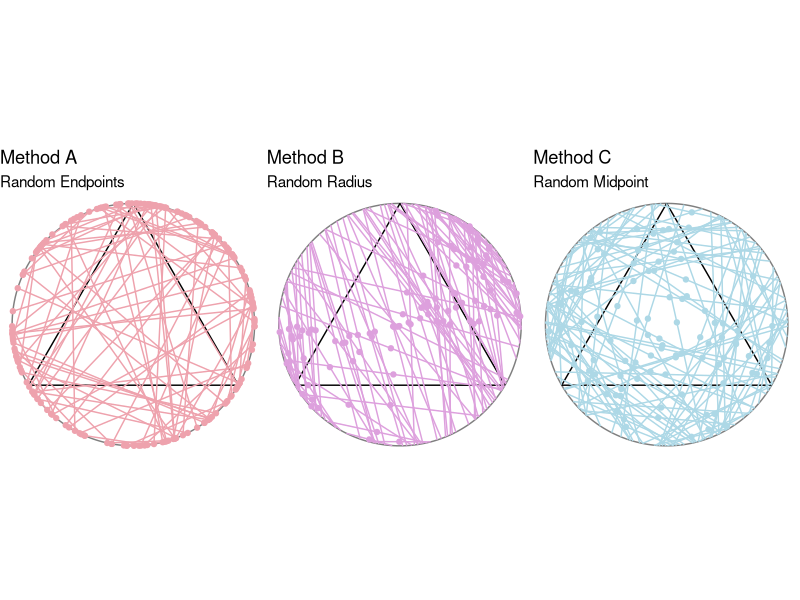

Here is the R script that generated this plot:
# Instruction to students: You may clear the code in this file and replace it
# with your own.

library(tidyverse)
library(ggforce)
library(patchwork)
theme_set(theme_void())


# Draw a random chord in a unit circle centred at origin -----------------------

# Coordinates of equilateral triangle
eqtri_df <- tibble(
  x    = c(0, sqrt(3) / 2, -sqrt(3) / 2),
  y    = c(1, -0.5, -0.5),
  xend = c(sqrt(3) / 2, -sqrt(3) / 2, 0),
  yend = c(-0.5, -0.5, 1)
)

# Coordinates of random chord
x0 = 0
y0 = 0
r = 1
n = 100

# Side of triangle
l = sqrt(3)

# Method A

angle_ep1 = 2*pi*runif(n)
angle_ep2 = 2*pi*runif(n)

# Endpoint coordinates
x1 = x0 + r*cos(angle_ep1)
y1 = y0 + r*sin(angle_ep1)

x2 = x0 + r*cos(angle_ep2)
y2 = y0 + r*sin(angle_ep2)


MethodA_df <- tibble(
  x    = x1,
  y    = y1,
  xend = x2,
  yend = y2,
  chord = sqrt((xend - x)^2 + (yend - y)^2 )
)

# Plot
p1 <- ggplot() +
  ggforce::geom_circle(aes(x0 = 0, y0 = 0, r = 1), col = "gray50") +
  geom_segment(data = eqtri_df, aes(x = x, y = y, xend = xend, yend = yend)) + 
  geom_point(data = MethodA_df, aes(x = x1, y = y1), col = "lightpink2") +
  geom_point(data = MethodA_df, aes(x = x2, y = y2), col = "lightpink2") +
  geom_segment(data = MethodA_df, aes(x = x, y = y, xend = xend, yend = yend), col = "lightpink2") +
  coord_equal() +
  labs(title = "Method A", subtitle = paste("Random Endpoints"))

# Probability
MethodA_count <- count(MethodA_df, chord > l)
MethodA_prob = MethodA_count[2,2] / n



# Method B
angle_rd = 2*pi*runif(n)
u = r*runif(n)
v = sqrt(r^2 - u^2)

# Endpoint coordinates
x3 = u*cos(angle_rd) + v*sin(angle_rd)
y3 = u*sin(angle_rd) - v*cos(angle_rd)

x4 = v*sin(angle_rd) - u*cos(angle_rd)
y4 = u*sin(angle_rd) + v*cos(angle_rd)

# Point on radius
rx = (x3 + x4) / 2
ry = (y3 + y4) / 2

MethodB_df <- tibble(
  rx   = rx,
  ry   = ry,
  x    = x3,
  y    = y3,
  xend = x4,
  yend = y4
)

p2 <- ggplot() +
  ggforce::geom_circle(aes(x0 = 0, y0 = 0, r = 1), col = "gray50") +
  geom_segment(data = eqtri_df, aes(x = x, y = y, xend = xend, yend = yend)) +
  geom_point(data = MethodB_df, aes(x = rx, y = ry), col = "plum") +
  geom_segment(data = MethodB_df, aes(x = x, y = y, xend = xend, yend = yend), col = "plum") +
  coord_equal() +
  labs(title = "Method B", subtitle = paste("Random Radius"))


# Method C

angle_mdpt = 2*pi*runif(n)
a = r*sqrt(runif(n))
d = sqrt(r^2 - a^2)

# Endpoint coordinates
x5 = x0 + a*cos(angle_mdpt) + d*sin(angle_mdpt)
y5 = x0 + a*sin(angle_mdpt) - d*cos(angle_mdpt)

x6 = x0 + a*cos(angle_mdpt) - d*sin(angle_mdpt)
y6 = x0 + a*sin(angle_mdpt) + d*cos(angle_mdpt)

# Midpoint of segments
mdptx = (x5 + x6) / 2
mdpty = (y5 + y6) / 2

MethodC_df <- tibble(
  mdptx = mdptx,
  mdpty = mdpty,
  x     = x5,
  y     = y5,
  xend  = x6,
  yend  = y6
)

p3 <- ggplot() +
  ggforce::geom_circle(aes(x0 = 0, y0 = 0, r = 1), col = "gray50") +
  geom_segment(data = eqtri_df, aes(x = x, y = y, xend = xend, yend = yend)) +
  geom_point(data = MethodC_df, aes(x = mdptx, y = mdpty), col = "lightblue") +
  geom_segment(data = MethodC_df, aes(x = x, y = y, xend = xend, yend = yend), col = "lightblue") +
  coord_equal() +
  labs(title = "Method C", subtitle = paste("Random Midpoint"))

p1 + p2 + p3 + plot_layout(nrow = 1)
